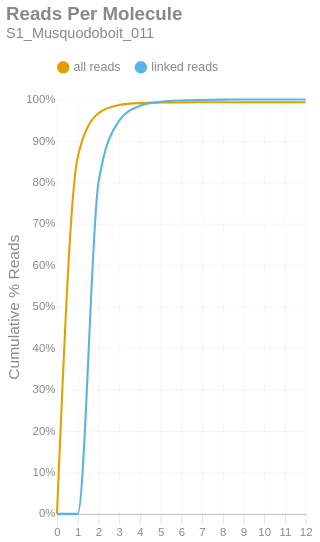

Notebook source saved alongside this figure:
### Markdown cell above
### Reads per Molecule
This chart shows the cumulative distribution of the number of reads per linked molecule. That is, how many alignments are associated with a unique molecule. This excludes the number of reads associated with invalid or absent linked-read barcodes. The `linked` histogram is the percentages recalculated when disregarding singletons.

### Code cell
if SKIPLR:
    print_html(f"Skipped")
else:
    counts = np.bincount(valids['reads'].cast(pl.Int64).to_numpy())
    weighted = counts * np.arange(len(counts))
    all_perc = weighted / n_reads
    linked_perc = weighted / n_linked_reads
    linked_perc[1] = 0
    binned_df = pl.DataFrame({
        'readsper': list(range(len(counts))),
        'all reads (cumsum)': np.cumsum(all_perc).tolist(),
        'linked reads (cumsum)': np.cumsum(linked_perc).tolist(),
    })

    with SafeRender(binned_df):
        (
            density_plot(binned_df, 'Reads Per Molecule', samplename, 'readspmol')
            .encode(
                x=alt.X('readsper:O', title=None).axis(labelAngle=0).scale(padding=0),
                y=alt.Y('value:Q', title='Cumulative % Reads').axis(format='%').stack(False),
                color=alt.Color("key:N").scale(domain=["all reads", "linked reads"]),
                tooltip=[
                    alt.Tooltip("key:N", title="Data Type"),
                    alt.Tooltip("readsper:O", title="Reads Per Molecule"),
                    alt.Tooltip("value:Q", format=".2%", title="% Reads (Cum.)")
                ]            
            )
        ).display()

### Figure 1 — Vega-Lite specification as saved in the notebook (floating-point values rounded to 4 significant figures)
{"width": "container", "height": 400, "config": {"title": {"anchor": "start", "dy": -15, "fontSize": 18, "color": "#888888", "subtitleColor": "#888888", "subtitleFontSize": 14}, "arc": {"fill": "#0072B2"}, "axis": {"domainColor": "#888888", "domainWidth": 0.5, "gridWidth": 0.2, "grid": false, "titleFontWeight": 400, "titleFontSize": 15, "labelFontSize": 11, "labelColor": "#888888", "tickColor": "#888888", "tickWidth": 0.2, "titleColor": "#888888"}, "axisBand": {"grid": false}, "axisX": {"grid": true, "tickSize": 10, "domainCap": "round"}, "axisY": {"domain": false, "grid": true, "tickSize": 0, "domainCap": "round"}, "background": "transparent", "header": {"labelFontSize": 15, "labelColor": "#888888", "titleFontSize": 15, "titleFontWeight": 600, "titleColor": "#888888"}, "legend": {"labelFont": "sans-serif", "labelFontSize": 12, "labelColor": "#888888", "symbolSize": 100, "symbolType": "circle", "titleFontSize": 12, "titlePadding": 10, "titleColor": "#888888", "title": null, "orient": "top"}, "range": {"category": ["#E69F00", "#56B4E9", "#009E73", "#F0E442", "#0072B2", "#D55E00", "#CC79A7", "#000000"], "diverging": ["#cfe8f3", "#a2d4ec", "#73bfe2", "#46abdb", "#1696d2", "#12719e"]}, "area": {"fill": "#0072B2", "fillOpacity": 0.7, "line": true, "strokeOpacity": 0.7}, "line": {"color": "#0072B2", "stroke": "#0072B2", "strokeWidth": 2}, "trail": {"color": "#0072B2", "stroke": "#0072B2", "strokeWidth": 0, "size": 1}, "point": {"filled": true, "fillOpacity": 1.0, "size": 95}, "text": {"color": "#888888", "fontSize": 11, "align": "right", "fontWeight": 400, "size": 11}, "bar": {"fill": "#0072B2", "stroke": null}, "view": {"stroke": null, "continuousWidth": 660, "continuousHeight": 400}}, "data": {"name": "data-bc7e25c80503c4e9363a976b35358d82"}, "mark": {"type": "line", "interpolate": "monotone", "point": {"opacity": 0, "size": 275}}, "encoding": {"color": {"field": "key", "scale": {"domain": ["all reads", "linked reads"]}, "type": "nominal"}, "tooltip": [{"field": "key", "title": "Data Type", "type": "nominal"}, {"field": "readsper", "title": "Reads Per Molecule", "type": "ordinal"}, {"field": "value", "format": ".2%", "title": "% Reads (Cum.)", "type": "quantitative"}], "x": {"axis": {"labelAngle": 0}, "field": "readsper", "scale": {"padding": 0}, "title": null, "type": "ordinal"}, "y": {"axis": {"format": "%"}, "field": "value", "stack": false, "title": "Cumulative % Reads", "type": "quantitative"}}, "params": [{"name": "param_c36ac31b6afebe62", "select": {"type": "point", "fields": ["key"]}, "bind": "legend"}], "title": {"text": "Reads Per Molecule", "subtitle": "S1_Musquodoboit_011"}, "transform": [{"fold": ["all reads (cumsum)", "linked reads (cumsum)"]}, {"calculate": "replace(datum.key, ' (cumsum)', '')", "as": "key"}, {"filter": {"param": "param_c36ac31b6afebe62"}}], "usermeta": {"embedOptions": {"downloadFileName": "S1_Musquodoboit_011.readspmol"}}, "$schema": "https://vega.github.io/schema/vega-lite/v6.1.0.json", "datasets": {"data-bc7e25c80503c4e9363a976b35358d82": [{"readsper": 0, "all reads (cumsum)": 0.0, "linked reads (cumsum)": 0.0}, {"readsper": 1, "all reads (cumsum)": 0.8612, "linked reads (cumsum)": 0.0}, {"readsper": 2, "all reads (cumsum)": 0.9666, "linked reads (cumsum)": 0.7986}, {"readsper": 3, "all reads (cumsum)": 0.9865, "linked reads (cumsum)": 0.9488}, {"readsper": 4, "all reads (cumsum)": 0.9912, "linked reads (cumsum)": 0.9847}, {"readsper": 5, "all reads (cumsum)": 0.9925, "linked reads (cumsum)": 0.9943}, {"readsper": 6, "all reads (cumsum)": 0.9929, "linked reads (cumsum)": 0.9976}, {"readsper": 7, "all reads (cumsum)": 0.9931, "linked reads (cumsum)": 0.9989}, {"readsper": 8, "all reads (cumsum)": 0.9932, "linked reads (cumsum)": 0.9995}, {"readsper": 9, "all reads (cumsum)": 0.9932, "linked reads (cumsum)": 0.9998}, {"readsper": 10, "all reads (cumsum)": 0.9932, "linked reads (cumsum)": 0.9999}, {"readsper": 11, "all reads (cumsum)": 0.9932, "linked reads (cumsum)": 1.0}, {"readsper": 12, "all reads (cumsum)": 0.9932, "linked reads (cumsum)": 1.0}]}}
